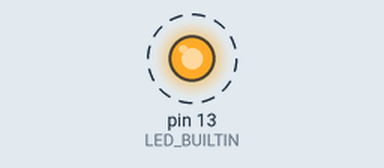
Bench run of a sketch on a simulated Arduino Uno, built with avr-gcc and run on an emulated ATmega328P. Shown: output pins drawn as LEDs (lit = HIGH). Dashed ring = blinking.

Above: at 0.2 s.
Timing chart, 0 to 3.0 s (numbered marks = the images above):
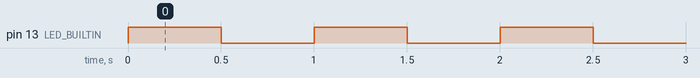

Measured:
- by itself, pin 13 (LED_BUILTIN): alternates HIGH for 0.50 s and LOW for 0.50 s

The sketch:

intro-microcontrollers-lab-001.ino
```cpp
#define LED_ON_DURATION_MILLISECONDS  500
#define LED_OFF_DURATION_MILLISECONDS 500

void setup() {
  // put your setup code here, to run once:

  pinMode(LED_BUILTIN, OUTPUT);
  digitalWrite(LED_BUILTIN, LOW);
}

void loop() {
  // put your main code here, to run repeatedly:

  digitalWrite(LED_BUILTIN, HIGH);
  delay(LED_ON_DURATION_MILLISECONDS);

  digitalWrite(LED_BUILTIN, LOW);
  delay(LED_OFF_DURATION_MILLISECONDS);
}
```
